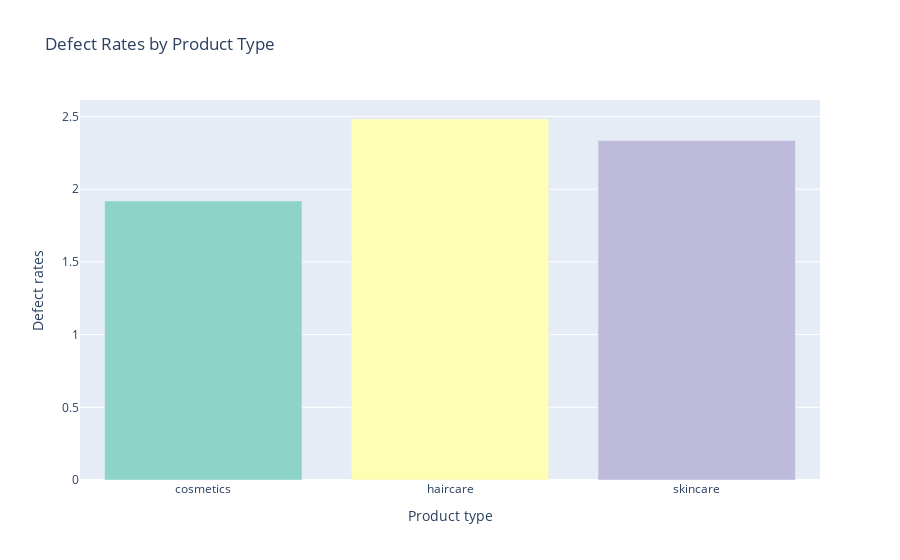

The notebook cell saved with this chart:
### Code cell
import plotly.express as px

defect_rates_by_product = supply_data.groupby("Product type")['Defect rates'].mean().reset_index()

# Create a bar chart using Plotly
fig = px.bar(defect_rates_by_product, x='Product type', y='Defect rates', title='Defect Rates by Product Type')

# Customize the color scale for bars
color_scale = px.colors.qualitative.Set3  # You can choose a different color scale
fig.update_traces(marker_color=color_scale)

### Figure 1 — Plotly figure (JSON) as saved in the notebook; plotly's stock layout.template omitted (floating-point values rounded to 4 significant figures)
{"data": [{"alignmentgroup": "True", "hovertemplate": "Product type=%{x}<br>Defect rates=%{y}<extra></extra>", "legendgroup": "", "marker": {"color": ["rgb(141,211,199)", "rgb(255,255,179)", "rgb(190,186,218)", "rgb(251,128,114)", "rgb(128,177,211)", "rgb(253,180,98)", "rgb(179,222,105)", "rgb(252,205,229)", "rgb(217,217,217)", "rgb(188,128,189)", "rgb(204,235,197)", "rgb(255,237,111)"], "pattern": {"shape": ""}}, "name": "", "offsetgroup": "", "orientation": "v", "showlegend": false, "textposition": "auto", "type": "bar", "x": ["cosmetics", "haircare", "skincare"], "xaxis": "x", "y": [1.919, 2.483, 2.335], "yaxis": "y"}], "layout": {"barmode": "relative", "legend": {"tracegroupgap": 0}, "title": {"text": "Defect Rates by Product Type"}, "xaxis": {"anchor": "y", "domain": [0, 1], "title": {"text": "Product type"}}, "yaxis": {"anchor": "x", "domain": [0, 1], "title": {"text": "Defect rates"}}}}
